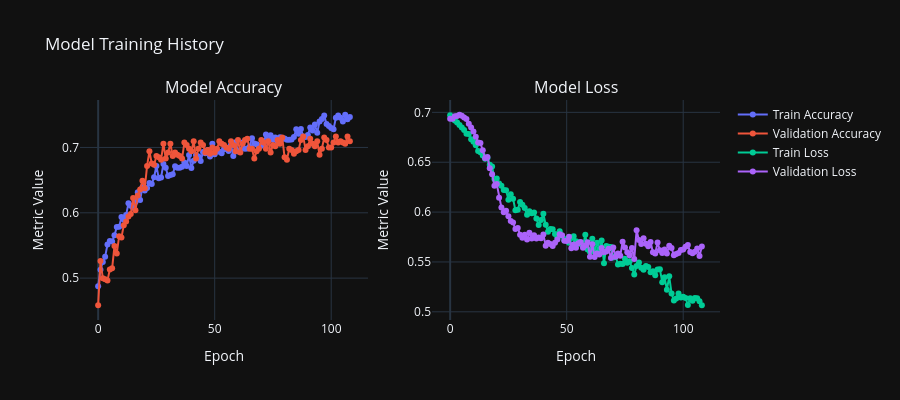
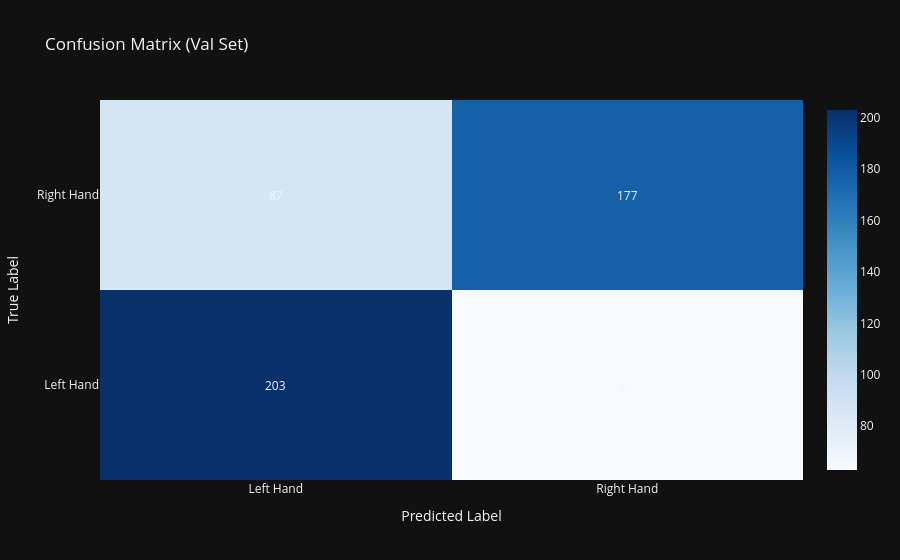

Notebook source saved alongside these figures, in order:
### Markdown cell above
# Evaluation

### Code cell
# --- Plot Training History ---
def plot_training_history(history):
    fig = make_subplots(rows=1, cols=2, subplot_titles=("Model Accuracy", "Model Loss"))

    # Accuracy Plot
    fig.add_trace(go.Scatter(y=history.history['accuracy'], name='Train Accuracy', mode='lines+markers'), row=1, col=1)
    fig.add_trace(go.Scatter(y=history.history['val_accuracy'], name='Validation Accuracy', mode='lines+markers'), row=1, col=1)

    # Loss Plot
    fig.add_trace(go.Scatter(y=history.history['loss'], name='Train Loss', mode='lines+markers'), row=1, col=2)
    fig.add_trace(go.Scatter(y=history.history['val_loss'], name='Validation Loss', mode='lines+markers'), row=1, col=2)

    fig.update_layout(title_text="Model Training History", template=config.PLOTLY_TEMPLATE, height=400)
    fig.update_xaxes(title_text="Epoch")
    fig.update_yaxes(title_text="Metric Value")
    fig.show()

print("\n--- Training History ---")
plot_training_history(history)

# --- Validation Set Evaluation ---
print("\n--- Evaluating Performance on Val Set ---")
best_model = models.load_model('best_eegnet_model.keras')
y_pred_val = best_model.predict(X_val_fin, batch_size=config.BATCH_SIZE)
y_pred_classes = np.argmax(y_pred_val, axis=1)
y_true_classes = np.argmax(y_val_fin, axis=1)

# Classification Report
print("\nClassification Report (Val Set):")
class_report = classification_report(y_true_classes, y_pred_classes, target_names=['Left Hand', 'Right Hand'])
print(class_report)

# Confusion Matrix
def plot_confusion_matrix(y_true, y_pred):
    cm = confusion_matrix(y_true, y_pred)
    labels = ['Left Hand', 'Right Hand']
    # Add annotations as text
    annotations = []
    for i, row in enumerate(cm):
        for j, value in enumerate(row):
            annotations.append(
                dict(x=labels[j], y=labels[i], text=str(value), showarrow=False)
            )

    fig = go.Figure(data=go.Heatmap(
                    z=cm,
                    x=labels,
                    y=labels,
                    colorscale='Blues'
                ))

    fig.update_layout(title_text="Confusion Matrix (Val Set)",
                      xaxis_title="Predicted Label", yaxis_title="True Label",
                      template=config.PLOTLY_TEMPLATE, annotations=annotations)
    fig.show()

print("\n--- Confusion Matrix ---")
plot_confusion_matrix(y_true_classes, y_pred_classes)

### Figure 1 — Plotly figure (JSON) as saved in the notebook; plotly's stock layout.template omitted (floating-point values rounded to 4 significant figures)
{"data": [{"mode": "lines+markers", "name": "Train Accuracy", "y": [0.4875, 0.5129, 0.5248, 0.5328, 0.5513, 0.5568, 0.556, 0.5655, 0.5782, 0.5785, 0.5934, 0.5894, 0.5967, 0.6144, 0.6108, 0.6079, 0.6166, 0.6315, 0.6195, 0.6391, 0.634, 0.638, 0.6456, 0.6442, 0.6543, 0.6717, 0.6529, 0.654, 0.6746, 0.6688, 0.6561, 0.658, 0.659, 0.6714, 0.6688, 0.6688, 0.6707, 0.6768, 0.6717, 0.6884, 0.6685, 0.6797, 0.6884, 0.6863, 0.6794, 0.6931, 0.691, 0.696, 0.6863, 0.7058, 0.6895, 0.6942, 0.6935, 0.6913, 0.6971, 0.6986, 0.6946, 0.7037, 0.687, 0.708, 0.6939, 0.695, 0.7077, 0.6979, 0.6986, 0.7011, 0.7142, 0.7062, 0.7051, 0.7015, 0.7026, 0.7058, 0.72, 0.7109, 0.7185, 0.712, 0.7153, 0.708, 0.7156, 0.7135, 0.7138, 0.7116, 0.712, 0.7124, 0.716, 0.728, 0.7211, 0.7283, 0.7167, 0.716, 0.7193, 0.7305, 0.7262, 0.7352, 0.7225, 0.7396, 0.7436, 0.749, 0.7359, 0.7327, 0.7298, 0.728, 0.7454, 0.749, 0.7454, 0.7396, 0.7501, 0.7432, 0.7468], "type": "scatter", "xaxis": "x", "yaxis": "y"}, {"mode": "lines+markers", "name": "Validation Accuracy", "y": [0.4585, 0.5264, 0.5, 0.4981, 0.4962, 0.5132, 0.5151, 0.5491, 0.5377, 0.5642, 0.5623, 0.5811, 0.5868, 0.5943, 0.5981, 0.6226, 0.6038, 0.6264, 0.6358, 0.6491, 0.6377, 0.6717, 0.6943, 0.6755, 0.6736, 0.6868, 0.6849, 0.6811, 0.7057, 0.683, 0.6925, 0.7057, 0.6868, 0.6925, 0.6887, 0.6868, 0.683, 0.7075, 0.7038, 0.6981, 0.6943, 0.7094, 0.683, 0.6981, 0.7075, 0.7038, 0.6925, 0.6962, 0.6906, 0.7, 0.6925, 0.6981, 0.7094, 0.7057, 0.7038, 0.7, 0.6981, 0.7094, 0.7038, 0.6943, 0.7113, 0.6925, 0.7057, 0.7113, 0.7132, 0.6981, 0.6981, 0.683, 0.6943, 0.6981, 0.7113, 0.7075, 0.6981, 0.7094, 0.6925, 0.7038, 0.7019, 0.7113, 0.7057, 0.7151, 0.6849, 0.6811, 0.6981, 0.6962, 0.6906, 0.6943, 0.6962, 0.7113, 0.717, 0.6962, 0.7019, 0.7132, 0.7057, 0.7019, 0.7094, 0.6887, 0.6981, 0.7151, 0.7113, 0.7, 0.7, 0.7075, 0.717, 0.7075, 0.7094, 0.7075, 0.7057, 0.717, 0.7094], "type": "scatter", "xaxis": "x", "yaxis": "y"}, {"mode": "lines+markers", "name": "Train Loss", "y": [0.6971, 0.6938, 0.6919, 0.6897, 0.6873, 0.6849, 0.6824, 0.6786, 0.6784, 0.6729, 0.6704, 0.6669, 0.6613, 0.6599, 0.6567, 0.6534, 0.6543, 0.6475, 0.6457, 0.6333, 0.6337, 0.6288, 0.6265, 0.6221, 0.6218, 0.6125, 0.618, 0.6133, 0.6018, 0.6024, 0.6102, 0.6073, 0.6042, 0.5972, 0.6008, 0.5989, 0.5997, 0.5935, 0.587, 0.5922, 0.5982, 0.5872, 0.5804, 0.5831, 0.5829, 0.578, 0.5749, 0.5808, 0.5762, 0.5717, 0.573, 0.5693, 0.5741, 0.5759, 0.5708, 0.5698, 0.568, 0.5662, 0.5773, 0.5626, 0.56, 0.5733, 0.5599, 0.5694, 0.563, 0.5716, 0.5488, 0.5659, 0.5653, 0.5649, 0.5545, 0.556, 0.5475, 0.5482, 0.5481, 0.5532, 0.5492, 0.5507, 0.5439, 0.5374, 0.546, 0.5495, 0.5442, 0.5422, 0.546, 0.5449, 0.5396, 0.5406, 0.5367, 0.5423, 0.5426, 0.5297, 0.5348, 0.5221, 0.5356, 0.5184, 0.5114, 0.5134, 0.5183, 0.5144, 0.5152, 0.5139, 0.5069, 0.5137, 0.5111, 0.5139, 0.5136, 0.5106, 0.5066], "type": "scatter", "xaxis": "x2", "yaxis": "y2"}, {"mode": "lines+markers", "name": "Validation Loss", "y": [0.6935, 0.6936, 0.6962, 0.6963, 0.6976, 0.6966, 0.6948, 0.6933, 0.6885, 0.6847, 0.6808, 0.6755, 0.6699, 0.6692, 0.662, 0.654, 0.6554, 0.6439, 0.6381, 0.6264, 0.6282, 0.6144, 0.6047, 0.5998, 0.6013, 0.5957, 0.591, 0.5894, 0.583, 0.5842, 0.5773, 0.5742, 0.5772, 0.5724, 0.5793, 0.5736, 0.5768, 0.5735, 0.5746, 0.5738, 0.5775, 0.5663, 0.5693, 0.568, 0.5659, 0.5691, 0.5726, 0.5778, 0.5768, 0.5712, 0.5709, 0.5752, 0.5638, 0.5675, 0.5642, 0.5688, 0.57, 0.5642, 0.5665, 0.5698, 0.5553, 0.5677, 0.5549, 0.5584, 0.5574, 0.564, 0.5597, 0.5604, 0.5632, 0.554, 0.5644, 0.5553, 0.5586, 0.5563, 0.5702, 0.5645, 0.5597, 0.5566, 0.5639, 0.553, 0.5817, 0.572, 0.568, 0.5739, 0.5681, 0.5656, 0.57, 0.5597, 0.5585, 0.5696, 0.5617, 0.5589, 0.5626, 0.5584, 0.5662, 0.5639, 0.5567, 0.5581, 0.5588, 0.562, 0.5626, 0.5653, 0.5669, 0.5599, 0.5588, 0.5602, 0.5636, 0.5559, 0.5654], "type": "scatter", "xaxis": "x2", "yaxis": "y2"}], "layout": {"xaxis": {"anchor": "y", "domain": [0.0, 0.45], "title": {"text": "Epoch"}}, "yaxis": {"anchor": "x", "domain": [0.0, 1.0], "title": {"text": "Metric Value"}}, "xaxis2": {"anchor": "y2", "domain": [0.55, 1.0], "title": {"text": "Epoch"}}, "yaxis2": {"anchor": "x2", "domain": [0.0, 1.0], "title": {"text": "Metric Value"}}, "annotations": [{"font": {"size": 16}, "showarrow": false, "text": "Model Accuracy", "x": 0.225, "xanchor": "center", "xref": "paper", "y": 1.0, "yanchor": "bottom", "yref": "paper"}, {"font": {"size": 16}, "showarrow": false, "text": "Model Loss", "x": 0.775, "xanchor": "center", "xref": "paper", "y": 1.0, "yanchor": "bottom", "yref": "paper"}], "title": {"text": "Model Training History"}, "height": 400}}

### Figure 2 — Plotly figure (JSON) as saved in the notebook; plotly's stock layout.template omitted (floating-point values rounded to 4 significant figures)
{"data": [{"colorscale": [[0.0, "rgb(247,251,255)"], [0.125, "rgb(222,235,247)"], [0.25, "rgb(198,219,239)"], [0.375, "rgb(158,202,225)"], [0.5, "rgb(107,174,214)"], [0.625, "rgb(66,146,198)"], [0.75, "rgb(33,113,181)"], [0.875, "rgb(8,81,156)"], [1.0, "rgb(8,48,107)"]], "x": ["Left Hand", "Right Hand"], "y": ["Left Hand", "Right Hand"], "z": [[203, 63], [87, 177]], "type": "heatmap"}], "layout": {"title": {"text": "Confusion Matrix (Val Set)"}, "xaxis": {"title": {"text": "Predicted Label"}}, "yaxis": {"title": {"text": "True Label"}}, "annotations": [{"showarrow": false, "text": "203", "x": "Left Hand", "y": "Left Hand"}, {"showarrow": false, "text": "63", "x": "Right Hand", "y": "Left Hand"}, {"showarrow": false, "text": "87", "x": "Left Hand", "y": "Right Hand"}, {"showarrow": false, "text": "177", "x": "Right Hand", "y": "Right Hand"}]}}
